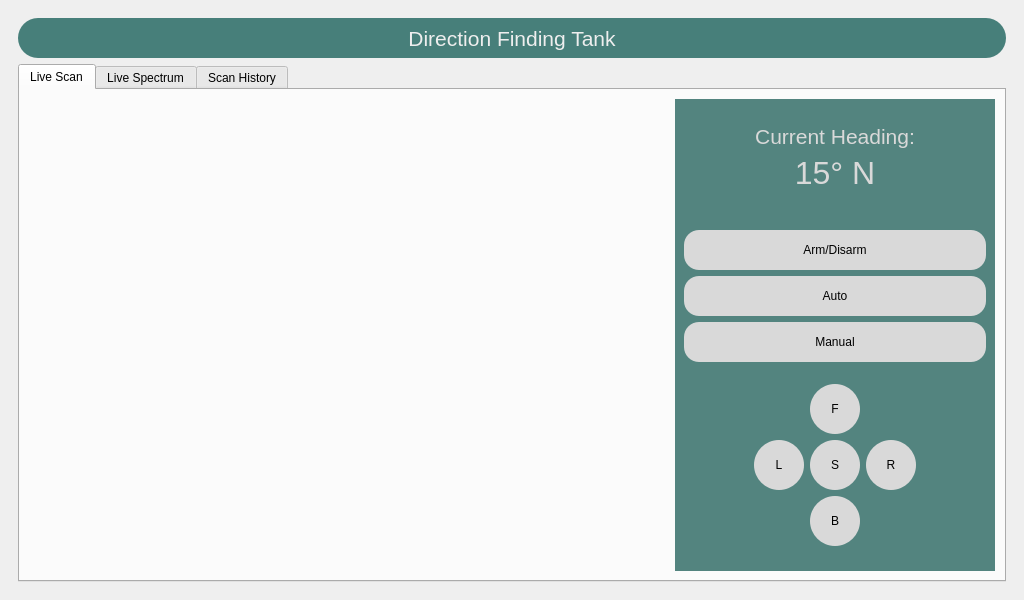
<?xml version="1.0" encoding="UTF-8"?>
<ui version="4.0">
 <class>MainWindow</class>
 <widget class="QMainWindow" name="MainWindow">
  <property name="geometry">
   <rect>
    <x>0</x>
    <y>0</y>
    <width>1024</width>
    <height>600</height>
   </rect>
  </property>
  <property name="windowTitle">
   <string>MainWindow</string>
  </property>
  <widget class="QWidget" name="centralwidget">
   <layout class="QGridLayout" name="gridLayout_2">
    <item row="0" column="0">
     <widget class="QStackedWidget" name="stackedWidget">
      <property name="currentIndex">
       <number>1</number>
      </property>
      <widget class="QWidget" name="splash_screen">
       <layout class="QGridLayout" name="gridLayout_7">
        <item row="0" column="0">
         <layout class="QGridLayout" name="gridLayout">
          <item row="2" column="1" alignment="Qt::AlignHCenter">
           <widget class="QLabel" name="label">
            <property name="sizePolicy">
             <sizepolicy hsizetype="Fixed" vsizetype="Fixed">
              <horstretch>0</horstretch>
              <verstretch>0</verstretch>
             </sizepolicy>
            </property>
            <property name="minimumSize">
             <size>
              <width>370</width>
              <height>270</height>
             </size>
            </property>
            <property name="maximumSize">
             <size>
              <width>370</width>
              <height>270</height>
             </size>
            </property>
            <property name="text">
             <string/>
            </property>
            <property name="pixmap">
             <pixmap resource="resources.qrc">:/icons/resources/prince_sattam_logo.png</pixmap>
            </property>
            <property name="scaledContents">
             <bool>true</bool>
            </property>
           </widget>
          </item>
          <item row="5" column="0">
           <spacer name="horizontalSpacer">
            <property name="orientation">
             <enum>Qt::Horizontal</enum>
            </property>
            <property name="sizeType">
             <enum>QSizePolicy::Minimum</enum>
            </property>
            <property name="sizeHint" stdset="0">
             <size>
              <width>40</width>
              <height>20</height>
             </size>
            </property>
           </spacer>
          </item>
          <item row="3" column="1">
           <spacer name="verticalSpacer_2">
            <property name="orientation">
             <enum>Qt::Vertical</enum>
            </property>
            <property name="sizeHint" stdset="0">
             <size>
              <width>20</width>
              <height>40</height>
             </size>
            </property>
           </spacer>
          </item>
          <item row="0" column="1">
           <spacer name="verticalSpacer_9">
            <property name="orientation">
             <enum>Qt::Vertical</enum>
            </property>
            <property name="sizeHint" stdset="0">
             <size>
              <width>20</width>
              <height>40</height>
             </size>
            </property>
           </spacer>
          </item>
          <item row="1" column="1">
           <spacer name="verticalSpacer_3">
            <property name="orientation">
             <enum>Qt::Vertical</enum>
            </property>
            <property name="sizeHint" stdset="0">
             <size>
              <width>20</width>
              <height>40</height>
             </size>
            </property>
           </spacer>
          </item>
          <item row="5" column="1">
           <widget class="QProgressBar" name="progressBar">
            <property name="minimumSize">
             <size>
              <width>0</width>
              <height>30</height>
             </size>
            </property>
            <property name="styleSheet">
             <string notr="true">QProgressBar {
    border-radius: 15px;
    text-align: center;

}

QProgressBar::chunk {
    border-radius: 15px;
    background-color: #477F7A;
}
</string>
            </property>
            <property name="value">
             <number>0</number>
            </property>
            <property name="textVisible">
             <bool>true</bool>
            </property>
           </widget>
          </item>
          <item row="8" column="1">
           <spacer name="verticalSpacer_10">
            <property name="orientation">
             <enum>Qt::Vertical</enum>
            </property>
            <property name="sizeHint" stdset="0">
             <size>
              <width>20</width>
              <height>40</height>
             </size>
            </property>
           </spacer>
          </item>
          <item row="5" column="2">
           <spacer name="horizontalSpacer_2">
            <property name="orientation">
             <enum>Qt::Horizontal</enum>
            </property>
            <property name="sizeType">
             <enum>QSizePolicy::Minimum</enum>
            </property>
            <property name="sizeHint" stdset="0">
             <size>
              <width>40</width>
              <height>20</height>
             </size>
            </property>
           </spacer>
          </item>
          <item row="7" column="1">
           <spacer name="verticalSpacer">
            <property name="orientation">
             <enum>Qt::Vertical</enum>
            </property>
            <property name="sizeHint" stdset="0">
             <size>
              <width>20</width>
              <height>40</height>
             </size>
            </property>
           </spacer>
          </item>
          <item row="6" column="1">
           <widget class="QLabel" name="progress_update_label">
            <property name="text">
             <string/>
            </property>
            <property name="alignment">
             <set>Qt::AlignLeading|Qt::AlignLeft|Qt::AlignVCenter</set>
            </property>
           </widget>
          </item>
         </layout>
        </item>
       </layout>
      </widget>
      <widget class="QWidget" name="visualization_page">
       <layout class="QVBoxLayout" name="verticalLayout">
        <item>
         <widget class="QLabel" name="label_2">
          <property name="minimumSize">
           <size>
            <width>0</width>
            <height>40</height>
           </size>
          </property>
          <property name="font">
           <font>
            <pointsize>16</pointsize>
           </font>
          </property>
          <property name="styleSheet">
           <string notr="true">QLabel{
background-color: #477F7A;
border-radius: 20px;
color: #EEEEEE;
}</string>
          </property>
          <property name="text">
           <string>Direction Finding Tank</string>
          </property>
          <property name="alignment">
           <set>Qt::AlignCenter</set>
          </property>
         </widget>
        </item>
        <item>
         <widget class="QTabWidget" name="TabWidget">
          <property name="currentIndex">
           <number>0</number>
          </property>
          <widget class="QWidget" name="Scanner">
           <attribute name="title">
            <string>Live Scan</string>
           </attribute>
           <layout class="QGridLayout" name="gridLayout_6">
            <item row="0" column="0">
             <layout class="QGridLayout" name="gridLayout_3">
              <item row="0" column="2" rowspan="2">
               <widget class="QWidget" name="widget" native="true">
                <property name="styleSheet">
                 <string notr="true">QWidget{
	background-color: #53847F;
}</string>
                </property>
                <layout class="QVBoxLayout" name="verticalLayout_2">
                 <item>
                  <spacer name="verticalSpacer_7">
                   <property name="orientation">
                    <enum>Qt::Vertical</enum>
                   </property>
                   <property name="sizeHint" stdset="0">
                    <size>
                     <width>20</width>
                     <height>40</height>
                    </size>
                   </property>
                  </spacer>
                 </item>
                 <item>
                  <widget class="QLabel" name="label_3">
                   <property name="sizePolicy">
                    <sizepolicy hsizetype="Preferred" vsizetype="Minimum">
                     <horstretch>0</horstretch>
                     <verstretch>0</verstretch>
                    </sizepolicy>
                   </property>
                   <property name="font">
                    <font>
                     <pointsize>16</pointsize>
                    </font>
                   </property>
                   <property name="styleSheet">
                    <string notr="true">color: #D9D9D9;</string>
                   </property>
                   <property name="text">
                    <string>Current Heading:</string>
                   </property>
                   <property name="alignment">
                    <set>Qt::AlignCenter</set>
                   </property>
                  </widget>
                 </item>
                 <item>
                  <widget class="QLabel" name="label_4">
                   <property name="sizePolicy">
                    <sizepolicy hsizetype="Preferred" vsizetype="Minimum">
                     <horstretch>0</horstretch>
                     <verstretch>0</verstretch>
                    </sizepolicy>
                   </property>
                   <property name="font">
                    <font>
                     <pointsize>24</pointsize>
                    </font>
                   </property>
                   <property name="styleSheet">
                    <string notr="true">color: #D9D9D9;</string>
                   </property>
                   <property name="text">
                    <string>15° N</string>
                   </property>
                   <property name="alignment">
                    <set>Qt::AlignCenter</set>
                   </property>
                  </widget>
                 </item>
                 <item>
                  <spacer name="verticalSpacer_4">
                   <property name="orientation">
                    <enum>Qt::Vertical</enum>
                   </property>
                   <property name="sizeHint" stdset="0">
                    <size>
                     <width>20</width>
                     <height>40</height>
                    </size>
                   </property>
                  </spacer>
                 </item>
                 <item>
                  <spacer name="verticalSpacer_8">
                   <property name="orientation">
                    <enum>Qt::Vertical</enum>
                   </property>
                   <property name="sizeHint" stdset="0">
                    <size>
                     <width>20</width>
                     <height>40</height>
                    </size>
                   </property>
                  </spacer>
                 </item>
                 <item>
                  <layout class="QGridLayout" name="gridLayout_4">
                   <item row="3" column="2">
                    <spacer name="verticalSpacer_5">
                     <property name="orientation">
                      <enum>Qt::Vertical</enum>
                     </property>
                     <property name="sizeHint" stdset="0">
                      <size>
                       <width>20</width>
                       <height>40</height>
                      </size>
                     </property>
                    </spacer>
                   </item>
                   <item row="2" column="1" colspan="3">
                    <widget class="QPushButton" name="pushButton_2">
                     <property name="minimumSize">
                      <size>
                       <width>80</width>
                       <height>40</height>
                      </size>
                     </property>
                     <property name="font">
                      <font>
                       <pointsize>9</pointsize>
                      </font>
                     </property>
                     <property name="styleSheet">
                      <string notr="true">QPushButton{
	background-color: #D9D9D9;
	border-radius: 15px;
}</string>
                     </property>
                     <property name="text">
                      <string>Manual</string>
                     </property>
                    </widget>
                   </item>
                   <item row="1" column="1" colspan="3">
                    <widget class="QPushButton" name="pushButton">
                     <property name="minimumSize">
                      <size>
                       <width>80</width>
                       <height>40</height>
                      </size>
                     </property>
                     <property name="font">
                      <font>
                       <pointsize>9</pointsize>
                      </font>
                     </property>
                     <property name="styleSheet">
                      <string notr="true">QPushButton{
	background-color: #D9D9D9;
	border-radius: 15px;
}</string>
                     </property>
                     <property name="text">
                      <string>Auto</string>
                     </property>
                    </widget>
                   </item>
                   <item row="0" column="1" colspan="3">
                    <widget class="QPushButton" name="pushButton_3">
                     <property name="minimumSize">
                      <size>
                       <width>80</width>
                       <height>40</height>
                      </size>
                     </property>
                     <property name="font">
                      <font>
                       <pointsize>9</pointsize>
                      </font>
                     </property>
                     <property name="styleSheet">
                      <string notr="true">QPushButton{
	background-color: #D9D9D9;
	border-radius: 15px;
}</string>
                     </property>
                     <property name="text">
                      <string>Arm/Disarm</string>
                     </property>
                    </widget>
                   </item>
                  </layout>
                 </item>
                 <item>
                  <layout class="QGridLayout" name="gridLayout_5">
                   <item row="1" column="0" alignment="Qt::AlignRight">
                    <widget class="QPushButton" name="left_button">
                     <property name="sizePolicy">
                      <sizepolicy hsizetype="Fixed" vsizetype="Fixed">
                       <horstretch>0</horstretch>
                       <verstretch>0</verstretch>
                      </sizepolicy>
                     </property>
                     <property name="styleSheet">
                      <string notr="true">QPushButton{
	background-color: #D9D9D9;
	width: 50px;
	height: 50px;
	border-radius: 25px;
}</string>
                     </property>
                     <property name="text">
                      <string>L</string>
                     </property>
                    </widget>
                   </item>
                   <item row="3" column="1">
                    <spacer name="verticalSpacer_11">
                     <property name="orientation">
                      <enum>Qt::Vertical</enum>
                     </property>
                     <property name="sizeHint" stdset="0">
                      <size>
                       <width>20</width>
                       <height>40</height>
                      </size>
                     </property>
                    </spacer>
                   </item>
                   <item row="1" column="1">
                    <widget class="QPushButton" name="stop_button">
                     <property name="sizePolicy">
                      <sizepolicy hsizetype="Minimum" vsizetype="Minimum">
                       <horstretch>0</horstretch>
                       <verstretch>0</verstretch>
                      </sizepolicy>
                     </property>
                     <property name="styleSheet">
                      <string notr="true">QPushButton{
	background-color: #D9D9D9;
	width: 50px;
	height: 50px;
	border-radius: 25px;
}</string>
                     </property>
                     <property name="text">
                      <string>S</string>
                     </property>
                    </widget>
                   </item>
                   <item row="2" column="1">
                    <widget class="QPushButton" name="backward_button">
                     <property name="sizePolicy">
                      <sizepolicy hsizetype="Fixed" vsizetype="Fixed">
                       <horstretch>0</horstretch>
                       <verstretch>0</verstretch>
                      </sizepolicy>
                     </property>
                     <property name="styleSheet">
                      <string notr="true">QPushButton{
	background-color: #D9D9D9;
	width: 50px;
	height: 50px;
	border-radius: 25px;
}</string>
                     </property>
                     <property name="text">
                      <string>B</string>
                     </property>
                    </widget>
                   </item>
                   <item row="1" column="2" alignment="Qt::AlignLeft">
                    <widget class="QPushButton" name="right_button">
                     <property name="sizePolicy">
                      <sizepolicy hsizetype="Fixed" vsizetype="Fixed">
                       <horstretch>0</horstretch>
                       <verstretch>0</verstretch>
                      </sizepolicy>
                     </property>
                     <property name="styleSheet">
                      <string notr="true">QPushButton{
	background-color: #D9D9D9;
	width: 50px;
	height: 50px;
	border-radius: 25px;
}</string>
                     </property>
                     <property name="text">
                      <string>R</string>
                     </property>
                    </widget>
                   </item>
                   <item row="0" column="1">
                    <widget class="QPushButton" name="forward_button">
                     <property name="sizePolicy">
                      <sizepolicy hsizetype="Fixed" vsizetype="Fixed">
                       <horstretch>0</horstretch>
                       <verstretch>0</verstretch>
                      </sizepolicy>
                     </property>
                     <property name="styleSheet">
                      <string notr="true">QPushButton{
	background-color: #D9D9D9;
	width: 50px;
	height: 50px;
	border-radius: 25px;
}</string>
                     </property>
                     <property name="text">
                      <string>F</string>
                     </property>
                    </widget>
                   </item>
                  </layout>
                 </item>
                </layout>
               </widget>
              </item>
              <item row="0" column="0" rowspan="2" colspan="2">
               <layout class="QVBoxLayout" name="plot_layout"/>
              </item>
             </layout>
            </item>
           </layout>
          </widget>
          <widget class="QWidget" name="LiveSpectrum">
           <attribute name="title">
            <string>Live Spectrum</string>
           </attribute>
           <layout class="QGridLayout" name="gridLayout_9">
            <item row="0" column="0">
             <layout class="QGridLayout" name="gridLayout_8">
              <item row="0" column="0" rowspan="2" colspan="2">
               <widget class="MplWidget" name="plot_0" native="true"/>
              </item>
             </layout>
            </item>
           </layout>
          </widget>
          <widget class="QWidget" name="tab">
           <attribute name="title">
            <string>Scan History</string>
           </attribute>
           <layout class="QGridLayout" name="gridLayout_11">
            <item row="0" column="0">
             <layout class="QGridLayout" name="gridLayout_10">
              <item row="2" column="0">
               <widget class="MplWidget" name="plot_31" native="true"/>
              </item>
              <item row="2" column="1">
               <widget class="MplWidget" name="plot_32" native="true"/>
              </item>
              <item row="0" column="0">
               <widget class="MplWidget" name="plot_11" native="true"/>
              </item>
              <item row="1" column="0">
               <widget class="MplWidget" name="plot_21" native="true"/>
              </item>
              <item row="0" column="1">
               <widget class="MplWidget" name="plot_12" native="true"/>
              </item>
              <item row="1" column="1">
               <widget class="MplWidget" name="plot_22" native="true"/>
              </item>
              <item row="0" column="2">
               <widget class="MplWidget" name="plot_13" native="true"/>
              </item>
              <item row="1" column="2">
               <widget class="MplWidget" name="plot_23" native="true"/>
              </item>
              <item row="2" column="2">
               <widget class="MplWidget" name="plot_33" native="true"/>
              </item>
             </layout>
            </item>
           </layout>
          </widget>
         </widget>
        </item>
       </layout>
      </widget>
     </widget>
    </item>
   </layout>
  </widget>
 </widget>
 <customwidgets>
  <customwidget>
   <class>MplWidget</class>
   <extends>QWidget</extends>
   <header>mplwidget.h</header>
   <container>1</container>
  </customwidget>
 </customwidgets>
 <resources>
  <include location="resources.qrc"/>
 </resources>
 <connections/>
</ui>
